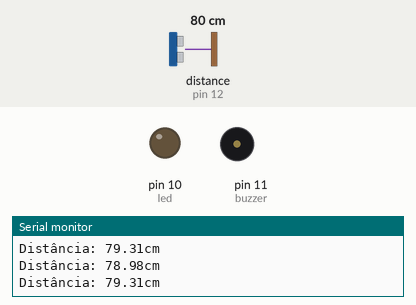
Simulated run of this sketch. Board: Arduino Uno, built with avr-gcc and run on an emulated ATmega328P. Shown: output pins drawn as LEDs (lit = HIGH), buzzer (waves = sounding), the last lines printed to the serial monitor. Wiring (inferred from the names in the program): ultrasonic range finder: trigger pin 13; echo pin 12. Dashed ring = blinking. The inputs (shaded band) are chosen by the test bench; at power-on: distance to the obstacle (sensor on pin 12) 80 cm. The echo pulse lasts 58.3 µs per cm; pins used as bus, display or sensor lines are not drawn.

Above: at 1.2 s.
1.3 s: distance to the obstacle (sensor on pin 12) set to 64 cm
2.8 s: distance to the obstacle (sensor on pin 12) set to 55 cm
At 3.39 s:
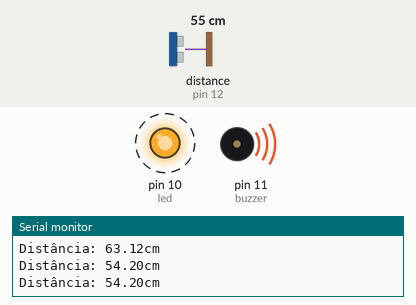
5.8 s: distance to the obstacle (sensor on pin 12) set to 33 cm
8.8 s: distance to the obstacle (sensor on pin 12) set to 28 cm
At 9.7 s:
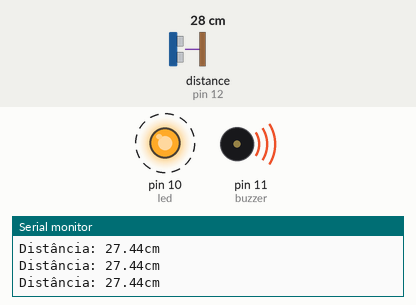
11.8 s: distance to the obstacle (sensor on pin 12) set to 12 cm
14.8 s: distance to the obstacle (sensor on pin 12) set to 9 cm
At 15.3 s:
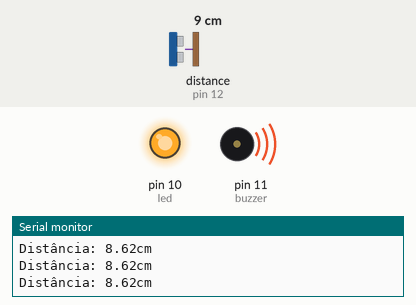
Timing chart, 0 to 17.3 s (numbered marks = the images above; inputs shaded):
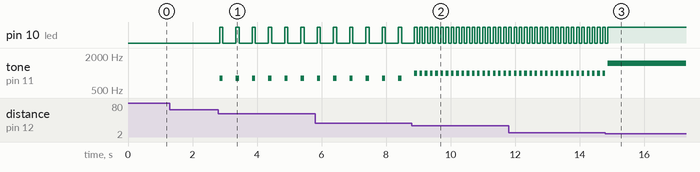

The sketch:

SensorRe.ino
```cpp
// Definindo pinos conforme as suas ligações físicas
const int trig = 13;
const int echo = 12;
const int buzzer = 11;
const int led = 10;

long duracao;
float distancia;

void setup()
{
  pinMode(trig, OUTPUT);
  pinMode(echo, INPUT);
  pinMode(buzzer, OUTPUT);
  pinMode(led, OUTPUT);

  // inicia a comunicação serial para comunicaçao a distância
  Serial.begin(9600);
}

void loop()
{
  // dispara o pulso ultrassônico
  digitalWrite(trig, 0);
  delayMicroseconds(2);
  digitalWrite(trig, 1);
  delayMicroseconds(10);
  digitalWrite(trig, 0);

  // mede o tempo de resposta em microssegundos
  duracao = pulseIn(echo, 1);

  // converte o tempo em distancia (cm)
  distancia = duracao * 0.034 / 2;

  // mostra a distancia no monitor
  Serial.println("Distância: " + String(distancia) + "cm");

  // faixa de distância e alertas
  if (distancia <= 10){
    // zona crítica (perto demais): som e LED contínuo
    digitalWrite(led, 1);
    tone(buzzer, 1500);
    delay(100);
  }
  else if (distancia > 10 && distancia <=30){
    // zona intermediária: bips e piscadas rápidas
    digitalWrite(led, 1);
    tone(buzzer, 1000);
    delay(80);
    digitalWrite(led, 0);
    noTone(buzzer);
    delay(80);
  }
  else if (distancia > 30 && distancia <=60){
    // zona segura: bips lentos e espaçados
    digitalWrite(led, 1);
    tone(buzzer, 800);
    delay(100);
    digitalWrite(led, 0);
    noTone(buzzer);
    delay(400);
  }
  else {
    // fora de alcance: em repouso
    digitalWrite(led, 0);
    noTone(buzzer);
    delay(100);
  }

}
```

Measured:
- the behaviour switches between 61 and 60 cm on distance to the obstacle (sensor on pin 12) (found by bisection; images 0 and 1)
- the behaviour switches between 31 and 30 cm on distance to the obstacle (sensor on pin 12) (found by bisection; images 1 and 2)
- the behaviour switches between 11 and 10 cm on distance to the obstacle (sensor on pin 12) (found by bisection; images 2 and 3)
- after the input at 2.8 s, pin 10 (led): alternates HIGH for 0.10 s and LOW for 0.40 s, starting at once; tone on pin 11 (buzzer): alternates 800 Hz for 0.10 s and silent for 0.40 s, starting at once
- after the input at 8.8 s, pin 10 (led): alternates HIGH for 0.08 s and LOW for 0.08 s, starting after 0.24 s; tone on pin 11 (buzzer): alternates 1000 Hz for 0.08 s and silent for 0.08 s, starting after 0.08 s
- after the input at 14.8 s, pin 10 (led): goes on until 14.9 s, then stays HIGH
